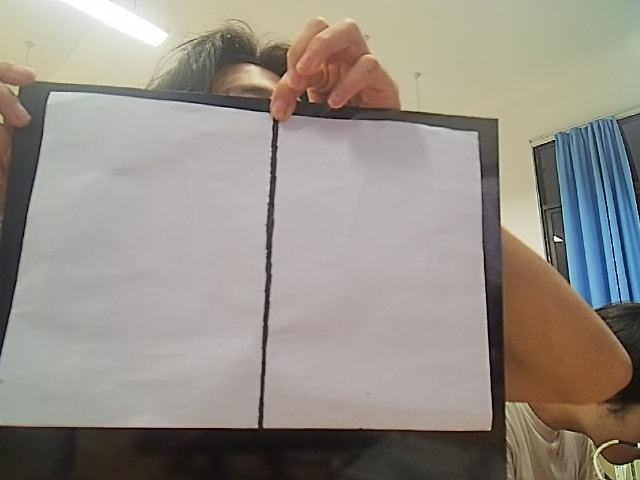
#> input picture test_photo/capture_14829710_01.jpg, 640 x 480 px, given in place of the camera
$ python main.py
#> lines starting #> are read from the running program, lines starting #| are printed output that depends on the picture; after the words box and inside, x2 and y2 are one past the last pixel; in counts of white or black regions, pixels touching at a corner belong together
### opencv/camera.py
import cv2

import config


class Camera:
    def __init__(self, camera_id=config.CAMERA_ID):
        self.camera_id = camera_id
        self.cap = cv2.VideoCapture(camera_id)
        self.cap.set(cv2.CAP_PROP_FRAME_WIDTH, config.FRAME_WIDTH)
        self.cap.set(cv2.CAP_PROP_FRAME_HEIGHT, config.FRAME_HEIGHT)

    def is_opened(self):
        return self.cap.isOpened()

    def read(self):
        if not self.is_opened():
            return False, None
        return self.cap.read()

    def release(self):
        if self.cap is not None:
            self.cap.release()

### opencv/a4_detect.py
import cv2
import numpy as np

import config
from utils import compute_midline, order_points, quad_angles, quad_aspect_ratio


class A4Detector:
    def __init__(self):
        self.debug = {}

    def detect(self, frame):
        self.debug = {}
        frame_area = frame.shape[0] * frame.shape[1]

        # 1. 传统边缘检测：灰度、滤波、Canny、闭运算连接断边。
        gray, blur, canny, edges = self._preprocess(frame)
        contours, _ = cv2.findContours(edges, cv2.RETR_EXTERNAL, cv2.CHAIN_APPROX_SIMPLE)

        best = None
        best_area = 0.0
        best_ratio = 0.0
        best_angles = []
        candidate_count = 0

        for contour in contours:
            # 2. 面积过滤：太小多半是碎片/噪声，太大可能是整幅画面边界。
            area = cv2.contourArea(contour)
            area_ratio = area / frame_area
            if area_ratio < config.MIN_AREA_RATIO or area_ratio > config.MAX_AREA_RATIO:
                continue

            # 3. 多边形拟合：只保留凸四边形。
            perimeter = cv2.arcLength(contour, True)
            if perimeter <= 0:
                continue

            approx = cv2.approxPolyDP(contour, config.APPROX_EPSILON_RATIO * perimeter, True)
            if len(approx) != 4 or not cv2.isContourConvex(approx):
                continue

            # 4. 角点排序后计算长宽比。输出顺序固定为 TL, TR, BR, BL。
            corners = order_points(approx.reshape(4, 2))
            aspect_ratio = quad_aspect_ratio(corners)
            if not (config.A4_RATIO_MIN <= aspect_ratio <= config.A4_RATIO_MAX):
                continue

            # 5. 四角角度过滤。摄像头越斜，角度越偏离 90 度。
            angles = quad_angles(corners)
            if not all(config.ANGLE_MIN <= angle <= config.ANGLE_MAX for angle in angles):
                continue

            # 6. 多个候选同时满足时，取面积最大的那个作为 A4。
            candidate_count += 1
            if area > best_area:
                best_area = area
                best_ratio = aspect_ratio
                best_angles = angles
                best = corners

        self.debug = {
            "gray": gray,
            "blur": blur,
            "canny": canny,
            "edges": edges,
            "contours": len(contours),
            "candidates": candidate_count,
            "best_area": best_area,
            "best_area_ratio": best_area / frame_area if frame_area > 0 else 0.0,
            "best_aspect_ratio": best_ratio,
            "best_angles": best_angles,
        }

        if best is None:
            return {"status": False}

        corners = best.astype(int).tolist()
        return {
            "status": True,
            "corners": corners,
            "midline": compute_midline(corners),
        }

    @staticmethod
    def _preprocess(frame):
        gray = cv2.cvtColor(frame, cv2.COLOR_BGR2GRAY)
        blur = cv2.GaussianBlur(gray, config.GAUSSIAN_KERNEL, 0)
        canny = cv2.Canny(blur, config.CANNY_LOW, config.CANNY_HIGH)
        kernel = np.ones(config.MORPH_CLOSE_KERNEL, np.uint8)
        edges = cv2.morphologyEx(canny, cv2.MORPH_CLOSE, kernel, iterations=1)
        return gray, blur, canny, edges

### opencv/utils.py
import math

import cv2
import numpy as np

import config


# [11 lines left out: function order_points, not called in this run]


def distance(point_a, point_b):
    return float(np.linalg.norm(np.asarray(point_a, dtype=np.float32) - np.asarray(point_b, dtype=np.float32)))


# [52 lines left out: functions angle_at, quad_angles, quad_side_lengths, quad_aspect_ratio, midpoint, compute_midline, not called in this run]


def draw_status(frame, text, ok):
    color = config.COLOR_SUCCESS if ok else config.COLOR_FAIL
    cv2.rectangle(frame, (8, 8), (260, 42), config.COLOR_TEXT_BG, -1)
    cv2.putText(frame, text, (16, 32), cv2.FONT_HERSHEY_SIMPLEX, 0.75, color, 2, cv2.LINE_AA)


def draw_debug_info(frame, debug):
    if not config.SHOW_DEBUG_INFO:
        return frame

    h = frame.shape[0]
    lines = [
        f"contours: {debug.get('contours', 0)}",
        f"candidates: {debug.get('candidates', 0)}",
        f"area: {debug.get('best_area_ratio', 0.0):.2f}",
        f"ratio: {debug.get('best_aspect_ratio', 0.0):.2f}",
    ]

    angles = debug.get("best_angles") or []
    if angles:
        lines.append("angles: " + ",".join(f"{angle:.0f}" for angle in angles))

    x = 10
    y0 = max(70, h - 22 * len(lines) - 10)
    cv2.rectangle(frame, (x - 4, y0 - 18), (270, y0 + 22 * len(lines) - 2), config.COLOR_TEXT_BG, -1)
    for i, line in enumerate(lines):
        y = y0 + i * 22
        cv2.putText(frame, line, (x, y), cv2.FONT_HERSHEY_SIMPLEX, 0.55, config.COLOR_TEXT, 1, cv2.LINE_AA)
    return frame


def _to_bgr(image):
    if image is None:
        return None
    if len(image.shape) == 2:
        return cv2.cvtColor(image, cv2.COLOR_GRAY2BGR)
    return image.copy()


def _make_tile(image, title):
    tile = _to_bgr(image)
    if tile is None:
        tile = np.zeros((config.DEBUG_TILE_HEIGHT, config.DEBUG_TILE_WIDTH, 3), dtype=np.uint8)

    tile = cv2.resize(tile, (config.DEBUG_TILE_WIDTH, config.DEBUG_TILE_HEIGHT))
    cv2.rectangle(tile, (0, 0), (config.DEBUG_TILE_WIDTH, 26), config.COLOR_TEXT_BG, -1)
    cv2.putText(tile, title, (8, 19), cv2.FONT_HERSHEY_SIMPLEX, 0.55, config.COLOR_TEXT, 1, cv2.LINE_AA)
    return tile


def make_process_debug_view(frame, result_view, debug):
    # 2x3 拼图：从左到右能看到图像被一步步处理成最终轮廓的过程。
    tiles = [
        _make_tile(frame, "1 original"),
        _make_tile(debug.get("gray"), "2 gray"),
        _make_tile(debug.get("blur"), "3 gaussian blur"),
        _make_tile(debug.get("canny"), "4 canny"),
        _make_tile(debug.get("edges"), "5 morph close"),
        _make_tile(result_view, "6 result"),
    ]
    top = np.hstack(tiles[:3])
    bottom = np.hstack(tiles[3:])
    return np.vstack([top, bottom])


def draw_a4_result(frame, result):
    if not result.get("status"):
        draw_status(frame, "A4 NOT FOUND", False)
        return frame

    corners = np.asarray(result["corners"], dtype=np.int32)
    cv2.polylines(frame, [corners], True, config.COLOR_SUCCESS, 3)
    midline = result.get("midline")
    if midline:
        top_mid, bottom_mid = midline
        cv2.line(frame, tuple(top_mid), tuple(bottom_mid), config.COLOR_CORNER, 2)
        cv2.circle(frame, tuple(top_mid), 5, config.COLOR_CORNER, -1)
        cv2.circle(frame, tuple(bottom_mid), 5, config.COLOR_CORNER, -1)

    labels = ["TL", "TR", "BR", "BL"]
    for label, (x, y) in zip(labels, corners):
        cv2.circle(frame, (int(x), int(y)), 6, config.COLOR_CORNER, -1)
        cv2.putText(frame, label, (int(x) + 8, int(y) - 8), cv2.FONT_HERSHEY_SIMPLEX, 0.55, config.COLOR_CORNER, 2)

    draw_status(frame, "A4 DETECTED", True)
    return frame

### opencv/main.py
import time

import cv2

import config
from a4_detect import A4Detector
from camera import Camera
from utils import draw_a4_result, draw_debug_info, make_process_debug_view


def main():
    camera = Camera()
    if not camera.is_opened():
        print(f"ERROR: cannot open camera {config.CAMERA_ID}")
        return

    detector = A4Detector()
    last_print = 0.0

    print("Stage 1 A4 detection started. Press q or Esc to exit.")
    print(f"Camera: {config.CAMERA_ID}, size: {config.FRAME_WIDTH}x{config.FRAME_HEIGHT}")

    while True:
        ok, frame = camera.read()
#> frame is the input picture: shape (480, 640, 3); mean B, G, R 135.3, 143.7, 149.3
        if not ok or frame is None:
            print("WARNING: failed to read frame")
            break

        result = detector.detect(frame)
#> in _preprocess, `gray = cv2.cvtColor(frame, cv2.COLOR_BGR2GRAY)`:
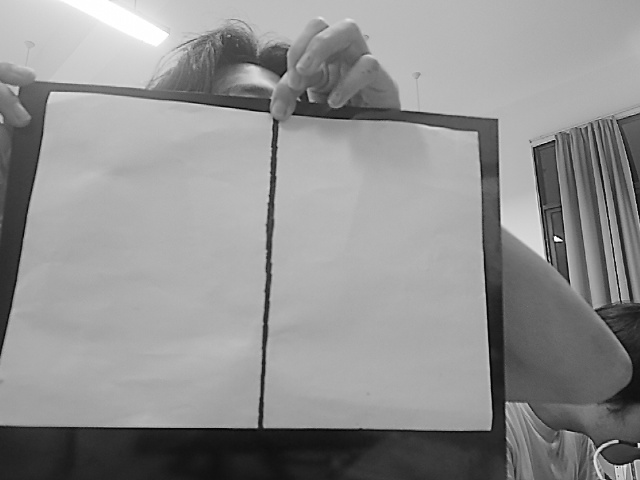
#> gray: shape (480, 640); min 2, max 255, mean 144.4
#> in _preprocess, `canny = cv2.Canny(blur, config.CANNY_LOW, config.CANNY_HIGH)`:
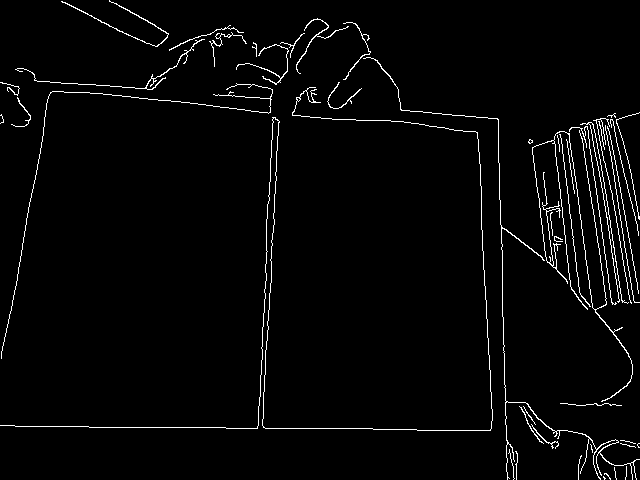
#> canny: shape (480, 640); 2.7% white in thin lines or dots
#> in _preprocess, `edges = cv2.morphologyEx(canny, cv2.MORPH_CLOSE, kernel, iterations=1)`:
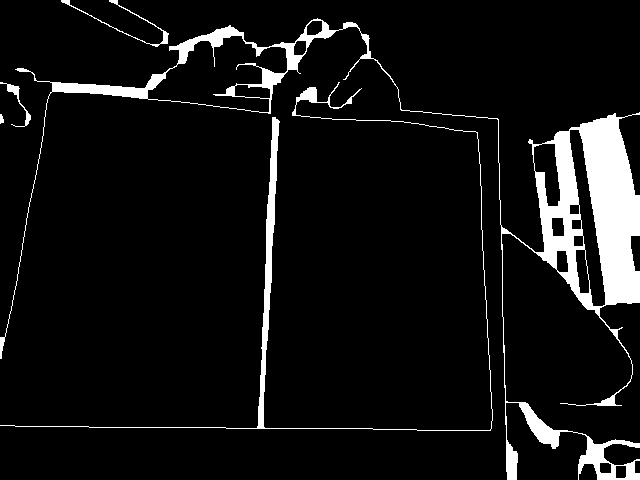
#> edges: shape (480, 640); 7.5% white; 5 white regions
#> in detect, `contours, _ = cv2.findContours(edges, cv2.RETR_EXTERNAL, cv2.CHAIN_APP..`: contours = 5 contours, 1 with area under 20; largest, box (x1, y1, x2, y2) and area: (0, 18, 640, 480) 28172, (0, 82, 493, 431) 1921, (61, 0, 169, 47) 158, (0, 82, 31, 127) 138
#> the loop in detect, `for contour in contours:` made 5 passes
#> (area, area_ratio) on passes 1, 2, 3, 5: (18.5, 6.02e-05), (1921, 0.00625), (138.5, 0.000451), (158, 0.000514)
#> (area, area_ratio, perimeter) on pass 4: (28171.5, 0.0917, 4345.5)
#> after the loop in detect, `for contour in contours:`: best_angles = []; best_area = 0
#> result = {'status': False}
        view = frame.copy()
        draw_a4_result(view, result)
        draw_debug_info(view, detector.debug)
#> in draw_debug_info, `lines = [ f"contours: {debug.get('contours', 0)}", f"candidates: {debu..`: lines = ['contours: 5', 'candidates: 0', 'area: 0.00', 'ratio: 0.00']
#> in draw_debug_info, `angles = debug.get("best_angles") or []`: angles = []
#> in draw_debug_info, `y0 = max(70, h - 22 * len(lines) - 10)`: y0 = 382
#> the loop in draw_debug_info, `for i, line in enumerate(lines):` made 4 passes
#> (line, y) on passes 1 to 4: ('contours: 5', 382), ('candidates: 0', 404), ('area: 0.00', 426), ('ratio: 0.00', 448)
#> after the loop in draw_debug_info, `for i, line in enumerate(lines):`:
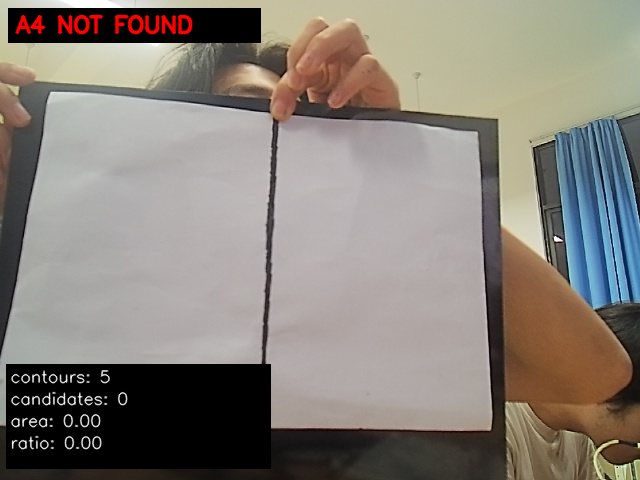
#> frame: shape (480, 640, 3); mean B, G, R 121, 128.6, 135

        now = time.time()
        if now - last_print >= 0.5:
            print(result)
#| {'status': False}
            last_print = now

        cv2.imshow(config.WINDOW_NAME, view)
        if config.SHOW_PROCESS_WINDOWS:
            debug_view = make_process_debug_view(frame, view, detector.debug)
#> in _to_bgr (call 4), `return cv2.cvtColor(image, cv2.COLOR_GRAY2BGR)`: returned value: shape (480, 640, 3); 2.7% white in thin lines or dots
#> in _to_bgr (call 5), `return cv2.cvtColor(image, cv2.COLOR_GRAY2BGR)`: returned value: shape (480, 640, 3); 7.5% white; 5 white regions, box (x1, y1, x2, y2) and area: (0, 18, 640, 480) 19120, (0, 82, 493, 431) 3315, (61, 0, 169, 47) 334, (0, 82, 31, 127) 210, (0, 114, 4, 124) 30
#> in make_process_debug_view, `top = np.hstack(tiles[:3])`:
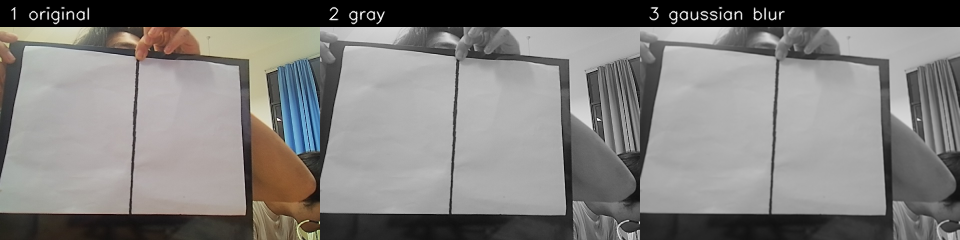
#> top: shape (240, 960, 3); mean of channels 0, 1, 2 122.3, 124.2, 126; drawn as B, G, R
#> in make_process_debug_view, `bottom = np.hstack(tiles[3:])`:
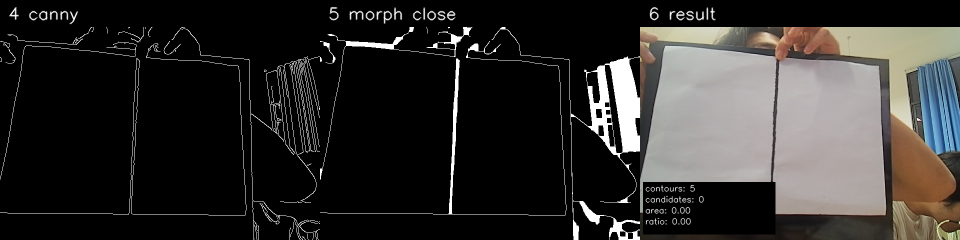
#> bottom: shape (240, 960, 3); mean of channels 0, 1, 2 44.8, 46.6, 48.2; drawn as B, G, R
#> in make_process_debug_view, `return np.vstack([top, bottom])`:
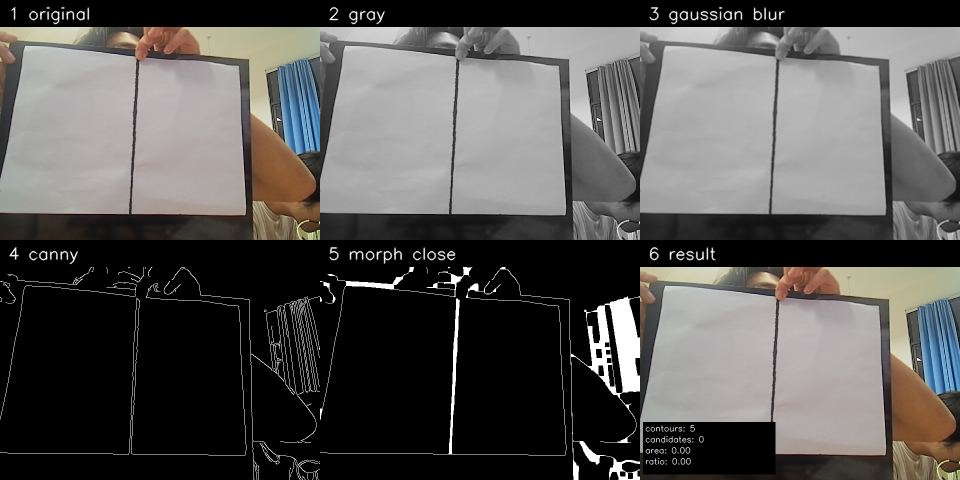
#> returned value: shape (480, 960, 3); mean of channels 0, 1, 2 83.5, 85.4, 87.1; drawn as B, G, R
            cv2.imshow(config.DEBUG_WINDOW_NAME, debug_view)

        key = cv2.waitKey(1) & 0xFF
#> (key q is pressed here)
        if key in (ord("q"), 27):
            break

    camera.release()
    cv2.destroyAllWindows()


if __name__ == "__main__":
    main()

$ run again, on test_photo/capture_14829710_03.jpg
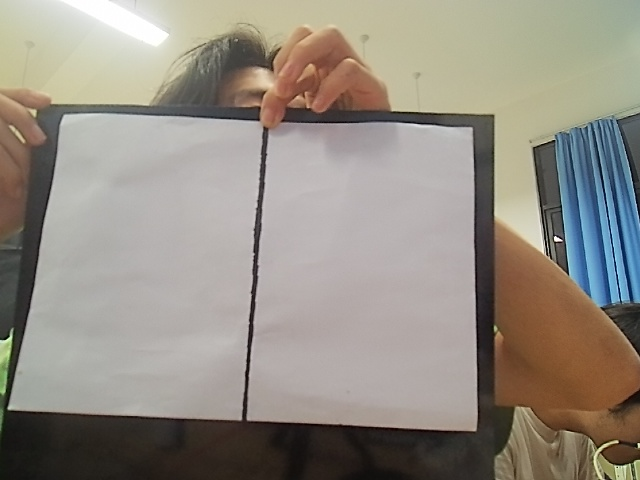
#> input picture test_photo/capture_14829710_03.jpg, 640 x 480 px, given in place of the camera
#> in main, frame is the input picture: shape (480, 640, 3); mean B, G, R 131.7, 141.6, 148
#> in _preprocess, `canny = cv2.Canny(blur, config.CANNY_LOW, config.CANNY_HIGH)`:
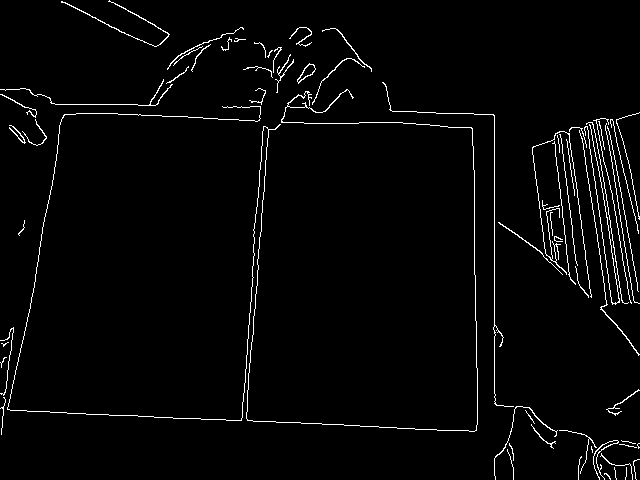
#> canny: shape (480, 640); 2.6% white in thin lines or dots
#> edges: shape (480, 640); 7.3% white; 8 white regions
#> contours = 8 contours, 1 with area under 20; largest, box (x1, y1, x2, y2) and area: (382, 82, 640, 480) 14834, (0, 27, 478, 435) 4706, (243, 42, 294, 93) 529, (289, 27, 312, 47) 280, (297, 63, 316, 84) 148, (61, 0, 170, 47) 146, (606, 389, 640, 416) 118
#> the loop in detect, `for contour in contours:` made 8 passes
#> (area, area_ratio) on passes 1, 2, 4, 5, 6, 7, 8: (117.5, 0.000382), (10, 3.26e-05), (148.5, 0.000483), (529, 0.00172), (280, 0.000911), (4706, 0.0153), (145.5, 0.000474)
#> after the loop in detect, `for contour in contours:`: best_angles = []; best_area = 0
#> result = {'status': False}
#> lines = ['contours: 8', 'candidates: 0', 'area: 0.00', 'ratio: 0.00']
#> angles = []
#> y0 = 382
#> the loop in draw_debug_info, `for i, line in enumerate(lines):` made 4 passes
#> (line, y) on passes 1 to 4: ('contours: 8', 382), ('candidates: 0', 404), ('area: 0.00', 426), ('ratio: 0.00', 448)
#| {'status': False}
#> in make_process_debug_view, `return np.vstack([top, bottom])`:
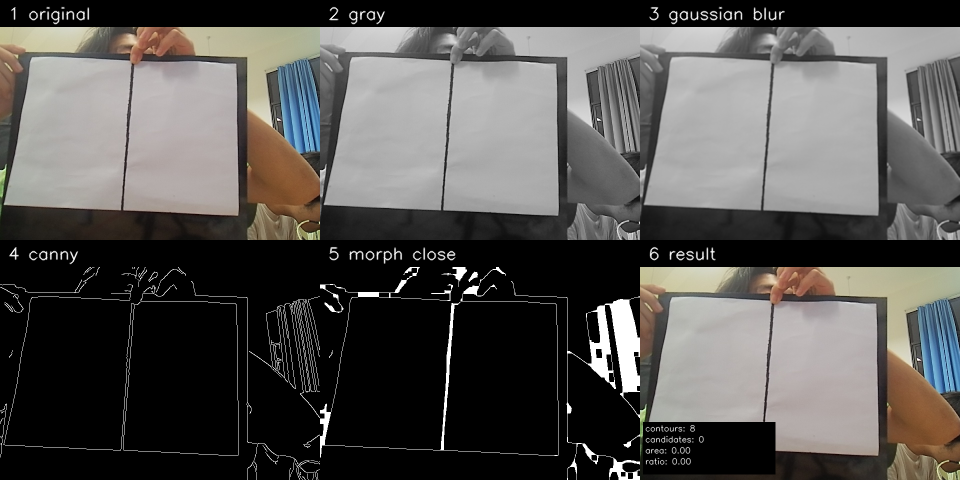
#> returned value: shape (480, 960, 3); mean of channels 0, 1, 2 81.7, 84, 86; drawn as B, G, R
